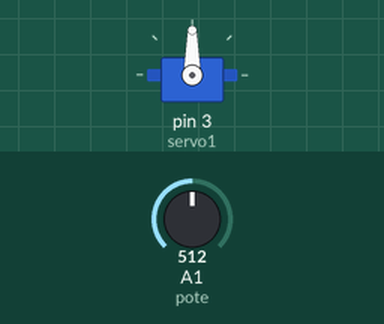
The sketch below on a simulated Arduino Uno, built with avr-gcc and run on an emulated ATmega328P. On the bench: servo. The test bench sets the inputs (shaded band); at power-on: A1 (pote) = 512.

Above: at 1.2 s.
1.3 s: A1 (pote) set to 716
At 2.1 s:
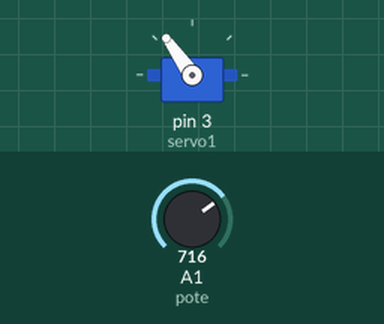
2.8 s: A1 (pote) set to 900
At 3.7 s:
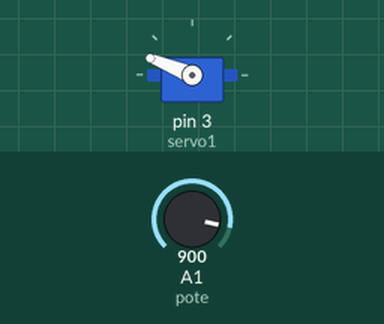
4.3 s: A1 (pote) set to 1023
At 5.3 s:
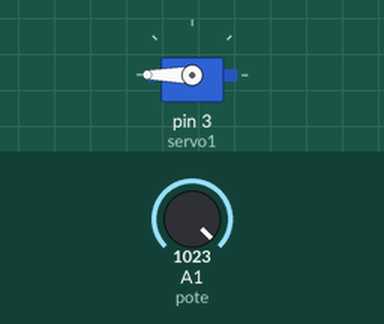
5.8 s: A1 (pote) set to 306
At 7.0 s:
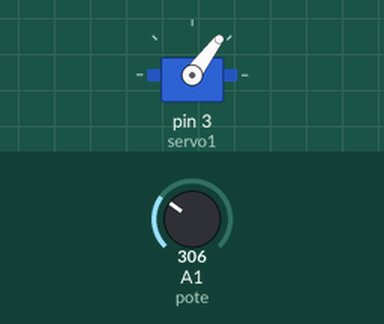
7.3 s: A1 (pote) set to 122
At 8.5 s:
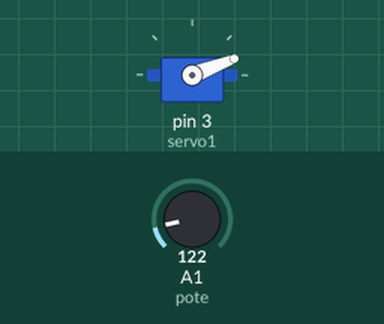
Timing chart, 0 to 9.8 s (numbered marks = the images above; inputs shaded):
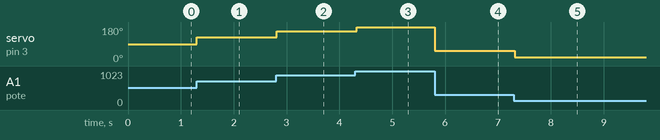

Measured:
- after the input at 1.3 s, servo on pin 3 (servo1): 90° → 125° at once
- after the input at 2.8 s, servo on pin 3 (servo1): 125° → 158° at once
- after the input at 4.3 s, servo on pin 3 (servo1): 158° → 180° at once
- after the input at 5.8 s, servo on pin 3 (servo1): 180° → 53° at once
- after the input at 7.3 s, servo on pin 3 (servo1): 53° → 21° at once

The sketch:

servo_poten.ino
```cpp
#include<Servo.h>
int pote= A1;
int valor;
Servo servo1;
void setup() {
Serial.begin(9600);
servo1.attach(3);
servo1.write(0);
}

void loop() {
valor=analogRead(pote);
valor=map(valor, 0 ,1023, 0, 180);//cambia de analogico a grados
servo1.write(valor);
delay(30);
}
```
